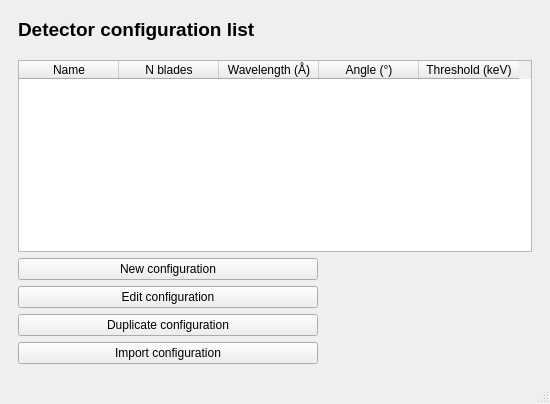
<?xml version="1.0" encoding="UTF-8"?>
<ui version="4.0">
 <class>MainWindow</class>
 <widget class="QMainWindow" name="MainWindow">
  <property name="minimumSize">
   <size>
    <width>550</width>
    <height>400</height>
   </size>
  </property>
  <property name="windowTitle">
   <string>MainWindow</string>
  </property>
  <widget class="QWidget" name="centralwidget">
   <layout class="QHBoxLayout" name="horizontalLayout">
    <item>
     <layout class="QHBoxLayout" name="horizontalLayout_2">
      <property name="sizeConstraint">
       <enum>QLayout::SetDefaultConstraint</enum>
      </property>
      <item>
       <widget class="QWidget" name="plotWidget" native="true">
        <property name="sizePolicy">
         <sizepolicy hsizetype="Expanding" vsizetype="Expanding">
          <horstretch>0</horstretch>
          <verstretch>0</verstretch>
         </sizepolicy>
        </property>
        <layout class="QVBoxLayout" name="verticalLayout">
         <item>
          <widget class="QLabel" name="geometryTilteLabel">
           <property name="text">
            <string>&lt;html&gt;&lt;head/&gt;&lt;body&gt;&lt;p&gt;&lt;span style=&quot; font-size:14pt; font-weight:600;&quot;&gt;Detector configuration list&lt;/span&gt;&lt;br/&gt;&lt;/p&gt;&lt;/body&gt;&lt;/html&gt;</string>
           </property>
          </widget>
         </item>
         <item>
          <widget class="QTableWidget" name="detectorTableWidget">
           <property name="editTriggers">
            <set>QAbstractItemView::NoEditTriggers</set>
           </property>
           <property name="selectionMode">
            <enum>QAbstractItemView::SingleSelection</enum>
           </property>
           <property name="selectionBehavior">
            <enum>QAbstractItemView::SelectRows</enum>
           </property>
           <column>
            <property name="text">
             <string>Name</string>
            </property>
           </column>
           <column>
            <property name="text">
             <string>N blades</string>
            </property>
           </column>
           <column>
            <property name="text">
             <string>Wavelength (Å)</string>
            </property>
           </column>
           <column>
            <property name="text">
             <string>Angle (°)</string>
            </property>
           </column>
           <column>
            <property name="text">
             <string>Threshold (keV)</string>
            </property>
           </column>
          </widget>
         </item>
         <item>
          <layout class="QVBoxLayout" name="verticalLayout_2">
           <item>
            <widget class="QPushButton" name="addButton">
             <property name="sizePolicy">
              <sizepolicy hsizetype="MinimumExpanding" vsizetype="Maximum">
               <horstretch>0</horstretch>
               <verstretch>0</verstretch>
              </sizepolicy>
             </property>
             <property name="maximumSize">
              <size>
               <width>300</width>
               <height>16777215</height>
              </size>
             </property>
             <property name="cursor">
              <cursorShape>PointingHandCursor</cursorShape>
             </property>
             <property name="layoutDirection">
              <enum>Qt::LeftToRight</enum>
             </property>
             <property name="text">
              <string>New configuration</string>
             </property>
            </widget>
           </item>
           <item>
            <widget class="QPushButton" name="editButton">
             <property name="maximumSize">
              <size>
               <width>300</width>
               <height>16777215</height>
              </size>
             </property>
             <property name="text">
              <string>Edit configuration</string>
             </property>
            </widget>
           </item>
           <item>
            <widget class="QPushButton" name="duplicateButton">
             <property name="maximumSize">
              <size>
               <width>300</width>
               <height>16777215</height>
              </size>
             </property>
             <property name="text">
              <string>Duplicate configuration</string>
             </property>
            </widget>
           </item>
           <item>
            <widget class="QPushButton" name="importButton">
             <property name="maximumSize">
              <size>
               <width>300</width>
               <height>16777215</height>
              </size>
             </property>
             <property name="text">
              <string>Import configuration</string>
             </property>
            </widget>
           </item>
          </layout>
         </item>
        </layout>
       </widget>
      </item>
     </layout>
    </item>
   </layout>
  </widget>
  <widget class="QMenuBar" name="menubar">
   <property name="geometry">
    <rect>
     <x>0</x>
     <y>0</y>
     <width>566</width>
     <height>22</height>
    </rect>
   </property>
  </widget>
  <widget class="QStatusBar" name="statusbar"/>
 </widget>
 <resources/>
 <connections/>
</ui>
